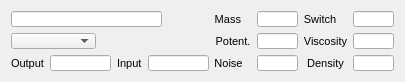
  <widget class="QWidget" name="layoutWidget">
   <property name="geometry">
    <rect>
     <x>11</x>
     <y>388</y>
     <width>400</width>
     <height>68</height>
    </rect>
   </property>
   <layout class="QHBoxLayout" name="horizontalLayout_14">
    <item>
     <layout class="QVBoxLayout" name="verticalLayout_19">
      <item>
       <layout class="QVBoxLayout" name="verticalLayout_18">
        <item>
         <widget class="SFLineEdit" name="unit3NameLineEdit">
          <property name="sizePolicy">
           <sizepolicy hsizetype="Fixed" vsizetype="Fixed">
            <horstretch>0</horstretch>
            <verstretch>0</verstretch>
           </sizepolicy>
          </property>
          <property name="minimumSize">
           <size>
            <width>151</width>
            <height>16</height>
           </size>
          </property>
          <property name="maximumSize">
           <size>
            <width>151</width>
            <height>16</height>
           </size>
          </property>
          <property name="font">
           <font>
            <pointsize>8</pointsize>
           </font>
          </property>
          <property name="text">
           <string/>
          </property>
         </widget>
        </item>
        <item>
         <widget class="QComboBox" name="unit3ActiveComboBox">
          <property name="sizePolicy">
           <sizepolicy hsizetype="Fixed" vsizetype="Fixed">
            <horstretch>0</horstretch>
            <verstretch>0</verstretch>
           </sizepolicy>
          </property>
          <property name="minimumSize">
           <size>
            <width>85</width>
            <height>16</height>
           </size>
          </property>
          <property name="maximumSize">
           <size>
            <width>85</width>
            <height>16</height>
           </size>
          </property>
          <property name="font">
           <font>
            <pointsize>8</pointsize>
           </font>
          </property>
          <property name="mouseTracking">
           <bool>false</bool>
          </property>
         </widget>
        </item>
       </layout>
      </item>
      <item>
       <layout class="QHBoxLayout" name="horizontalLayout_23">
        <item>
         <widget class="QLabel" name="label_70">
          <property name="sizePolicy">
           <sizepolicy hsizetype="Fixed" vsizetype="Preferred">
            <horstretch>0</horstretch>
            <verstretch>0</verstretch>
           </sizepolicy>
          </property>
          <property name="font">
           <font>
            <pointsize>8</pointsize>
           </font>
          </property>
          <property name="text">
           <string>Output</string>
          </property>
         </widget>
        </item>
        <item>
         <widget class="SFLineEdit" name="unit3OutputLineEdit">
          <property name="sizePolicy">
           <sizepolicy hsizetype="Fixed" vsizetype="Fixed">
            <horstretch>0</horstretch>
            <verstretch>0</verstretch>
           </sizepolicy>
          </property>
          <property name="minimumSize">
           <size>
            <width>61</width>
            <height>16</height>
           </size>
          </property>
          <property name="maximumSize">
           <size>
            <width>61</width>
            <height>16</height>
           </size>
          </property>
          <property name="font">
           <font>
            <pointsize>8</pointsize>
           </font>
          </property>
          <property name="alignment">
           <set>Qt::AlignRight|Qt::AlignTrailing|Qt::AlignVCenter</set>
          </property>
          <property name="readOnly">
           <bool>true</bool>
          </property>
         </widget>
        </item>
        <item>
         <widget class="QLabel" name="label_71">
          <property name="sizePolicy">
           <sizepolicy hsizetype="Fixed" vsizetype="Preferred">
            <horstretch>0</horstretch>
            <verstretch>0</verstretch>
           </sizepolicy>
          </property>
          <property name="font">
           <font>
            <pointsize>8</pointsize>
           </font>
          </property>
          <property name="text">
           <string>Input</string>
          </property>
         </widget>
        </item>
        <item>
         <widget class="SFLineEdit" name="unit3InputLineEdit">
          <property name="sizePolicy">
           <sizepolicy hsizetype="Fixed" vsizetype="Fixed">
            <horstretch>0</horstretch>
            <verstretch>0</verstretch>
           </sizepolicy>
          </property>
          <property name="minimumSize">
           <size>
            <width>61</width>
            <height>16</height>
           </size>
          </property>
          <property name="maximumSize">
           <size>
            <width>61</width>
            <height>16</height>
           </size>
          </property>
          <property name="font">
           <font>
            <pointsize>8</pointsize>
           </font>
          </property>
          <property name="alignment">
           <set>Qt::AlignRight|Qt::AlignTrailing|Qt::AlignVCenter</set>
          </property>
          <property name="readOnly">
           <bool>true</bool>
          </property>
         </widget>
        </item>
       </layout>
      </item>
     </layout>
    </item>
    <item>
     <layout class="QHBoxLayout" name="horizontalLayout_24">
      <item>
       <layout class="QVBoxLayout" name="verticalLayout_66">
        <item>
         <widget class="QLabel" name="label_72">
          <property name="sizePolicy">
           <sizepolicy hsizetype="Fixed" vsizetype="Preferred">
            <horstretch>0</horstretch>
            <verstretch>0</verstretch>
           </sizepolicy>
          </property>
          <property name="minimumSize">
           <size>
            <width>26</width>
            <height>16</height>
           </size>
          </property>
          <property name="maximumSize">
           <size>
            <width>26</width>
            <height>16</height>
           </size>
          </property>
          <property name="font">
           <font>
            <pointsize>8</pointsize>
           </font>
          </property>
          <property name="text">
           <string>Mass</string>
          </property>
          <property name="alignment">
           <set>Qt::AlignRight|Qt::AlignTrailing|Qt::AlignVCenter</set>
          </property>
         </widget>
        </item>
        <item>
         <widget class="QLabel" name="label_73">
          <property name="sizePolicy">
           <sizepolicy hsizetype="Fixed" vsizetype="Preferred">
            <horstretch>0</horstretch>
            <verstretch>0</verstretch>
           </sizepolicy>
          </property>
          <property name="minimumSize">
           <size>
            <width>36</width>
            <height>16</height>
           </size>
          </property>
          <property name="maximumSize">
           <size>
            <width>36</width>
            <height>16</height>
           </size>
          </property>
          <property name="font">
           <font>
            <pointsize>8</pointsize>
           </font>
          </property>
          <property name="text">
           <string>Potent.</string>
          </property>
          <property name="alignment">
           <set>Qt::AlignCenter</set>
          </property>
         </widget>
        </item>
        <item>
         <widget class="QLabel" name="label_74">
          <property name="sizePolicy">
           <sizepolicy hsizetype="Fixed" vsizetype="Preferred">
            <horstretch>0</horstretch>
            <verstretch>0</verstretch>
           </sizepolicy>
          </property>
          <property name="minimumSize">
           <size>
            <width>27</width>
            <height>16</height>
           </size>
          </property>
          <property name="maximumSize">
           <size>
            <width>27</width>
            <height>16</height>
           </size>
          </property>
          <property name="font">
           <font>
            <pointsize>8</pointsize>
           </font>
          </property>
          <property name="text">
           <string>Noise</string>
          </property>
          <property name="alignment">
           <set>Qt::AlignCenter</set>
          </property>
         </widget>
        </item>
       </layout>
      </item>
      <item>
       <layout class="QVBoxLayout" name="verticalLayout_67">
        <item>
         <widget class="SFLineEdit" name="unit3MassLineEdit">
          <property name="enabled">
           <bool>true</bool>
          </property>
          <property name="sizePolicy">
           <sizepolicy hsizetype="Fixed" vsizetype="Fixed">
            <horstretch>0</horstretch>
            <verstretch>0</verstretch>
           </sizepolicy>
          </property>
          <property name="minimumSize">
           <size>
            <width>41</width>
            <height>16</height>
           </size>
          </property>
          <property name="maximumSize">
           <size>
            <width>41</width>
            <height>16</height>
           </size>
          </property>
          <property name="font">
           <font>
            <pointsize>8</pointsize>
           </font>
          </property>
          <property name="alignment">
           <set>Qt::AlignRight|Qt::AlignTrailing|Qt::AlignVCenter</set>
          </property>
         </widget>
        </item>
        <item>
         <widget class="SFLineEdit" name="unit3PotentLineEdit">
          <property name="sizePolicy">
           <sizepolicy hsizetype="Fixed" vsizetype="Fixed">
            <horstretch>0</horstretch>
            <verstretch>0</verstretch>
           </sizepolicy>
          </property>
          <property name="minimumSize">
           <size>
            <width>41</width>
            <height>16</height>
           </size>
          </property>
          <property name="maximumSize">
           <size>
            <width>41</width>
            <height>16</height>
           </size>
          </property>
          <property name="font">
           <font>
            <pointsize>8</pointsize>
           </font>
          </property>
          <property name="alignment">
           <set>Qt::AlignRight|Qt::AlignTrailing|Qt::AlignVCenter</set>
          </property>
         </widget>
        </item>
        <item>
         <widget class="SFLineEdit" name="unit3NoiseLineEdit">
          <property name="sizePolicy">
           <sizepolicy hsizetype="Fixed" vsizetype="Fixed">
            <horstretch>0</horstretch>
            <verstretch>0</verstretch>
           </sizepolicy>
          </property>
          <property name="minimumSize">
           <size>
            <width>41</width>
            <height>16</height>
           </size>
          </property>
          <property name="maximumSize">
           <size>
            <width>41</width>
            <height>16</height>
           </size>
          </property>
          <property name="font">
           <font>
            <pointsize>8</pointsize>
           </font>
          </property>
          <property name="alignment">
           <set>Qt::AlignRight|Qt::AlignTrailing|Qt::AlignVCenter</set>
          </property>
         </widget>
        </item>
       </layout>
      </item>
      <item>
       <layout class="QVBoxLayout" name="verticalLayout_68">
        <item>
         <widget class="QLabel" name="label_75">
          <property name="sizePolicy">
           <sizepolicy hsizetype="Fixed" vsizetype="Preferred">
            <horstretch>0</horstretch>
            <verstretch>0</verstretch>
           </sizepolicy>
          </property>
          <property name="minimumSize">
           <size>
            <width>32</width>
            <height>16</height>
           </size>
          </property>
          <property name="maximumSize">
           <size>
            <width>32</width>
            <height>16</height>
           </size>
          </property>
          <property name="font">
           <font>
            <pointsize>8</pointsize>
           </font>
          </property>
          <property name="text">
           <string>Switch</string>
          </property>
          <property name="alignment">
           <set>Qt::AlignCenter</set>
          </property>
         </widget>
        </item>
        <item>
         <widget class="QLabel" name="label_76">
          <property name="sizePolicy">
           <sizepolicy hsizetype="Fixed" vsizetype="Preferred">
            <horstretch>0</horstretch>
            <verstretch>0</verstretch>
           </sizepolicy>
          </property>
          <property name="minimumSize">
           <size>
            <width>43</width>
            <height>16</height>
           </size>
          </property>
          <property name="maximumSize">
           <size>
            <width>43</width>
            <height>16</height>
           </size>
          </property>
          <property name="font">
           <font>
            <pointsize>8</pointsize>
           </font>
          </property>
          <property name="text">
           <string>Viscosity</string>
          </property>
          <property name="alignment">
           <set>Qt::AlignCenter</set>
          </property>
         </widget>
        </item>
        <item>
         <widget class="QLabel" name="label_77">
          <property name="sizePolicy">
           <sizepolicy hsizetype="Fixed" vsizetype="Preferred">
            <horstretch>0</horstretch>
            <verstretch>0</verstretch>
           </sizepolicy>
          </property>
          <property name="minimumSize">
           <size>
            <width>43</width>
            <height>16</height>
           </size>
          </property>
          <property name="maximumSize">
           <size>
            <width>43</width>
            <height>16</height>
           </size>
          </property>
          <property name="font">
           <font>
            <pointsize>8</pointsize>
           </font>
          </property>
          <property name="text">
           <string>Density</string>
          </property>
          <property name="alignment">
           <set>Qt::AlignCenter</set>
          </property>
         </widget>
        </item>
       </layout>
      </item>
      <item>
       <layout class="QVBoxLayout" name="verticalLayout_69">
        <item>
         <widget class="SFLineEdit" name="unit3SwitchLineEdit">
          <property name="sizePolicy">
           <sizepolicy hsizetype="Fixed" vsizetype="Fixed">
            <horstretch>0</horstretch>
            <verstretch>0</verstretch>
           </sizepolicy>
          </property>
          <property name="minimumSize">
           <size>
            <width>41</width>
            <height>16</height>
           </size>
          </property>
          <property name="maximumSize">
           <size>
            <width>41</width>
            <height>16</height>
           </size>
          </property>
          <property name="font">
           <font>
            <pointsize>8</pointsize>
           </font>
          </property>
          <property name="alignment">
           <set>Qt::AlignRight|Qt::AlignTrailing|Qt::AlignVCenter</set>
          </property>
         </widget>
        </item>
        <item>
         <widget class="SFLineEdit" name="unit3ViscosityLineEdit">
          <property name="sizePolicy">
           <sizepolicy hsizetype="Fixed" vsizetype="Fixed">
            <horstretch>0</horstretch>
            <verstretch>0</verstretch>
           </sizepolicy>
          </property>
          <property name="minimumSize">
           <size>
            <width>41</width>
            <height>16</height>
           </size>
          </property>
          <property name="maximumSize">
           <size>
            <width>41</width>
            <height>16</height>
           </size>
          </property>
          <property name="font">
           <font>
            <pointsize>8</pointsize>
           </font>
          </property>
          <property name="alignment">
           <set>Qt::AlignRight|Qt::AlignTrailing|Qt::AlignVCenter</set>
          </property>
         </widget>
        </item>
        <item>
         <widget class="SFLineEdit" name="unit3DensityLineEdit">
          <property name="sizePolicy">
           <sizepolicy hsizetype="Fixed" vsizetype="Fixed">
            <horstretch>0</horstretch>
            <verstretch>0</verstretch>
           </sizepolicy>
          </property>
          <property name="minimumSize">
           <size>
            <width>41</width>
            <height>16</height>
           </size>
          </property>
          <property name="maximumSize">
           <size>
            <width>41</width>
            <height>16</height>
           </size>
          </property>
          <property name="font">
           <font>
            <pointsize>8</pointsize>
           </font>
          </property>
          <property name="alignment">
           <set>Qt::AlignRight|Qt::AlignTrailing|Qt::AlignVCenter</set>
          </property>
         </widget>
        </item>
       </layout>
      </item>
     </layout>
    </item>
   </layout>
  </widget>
